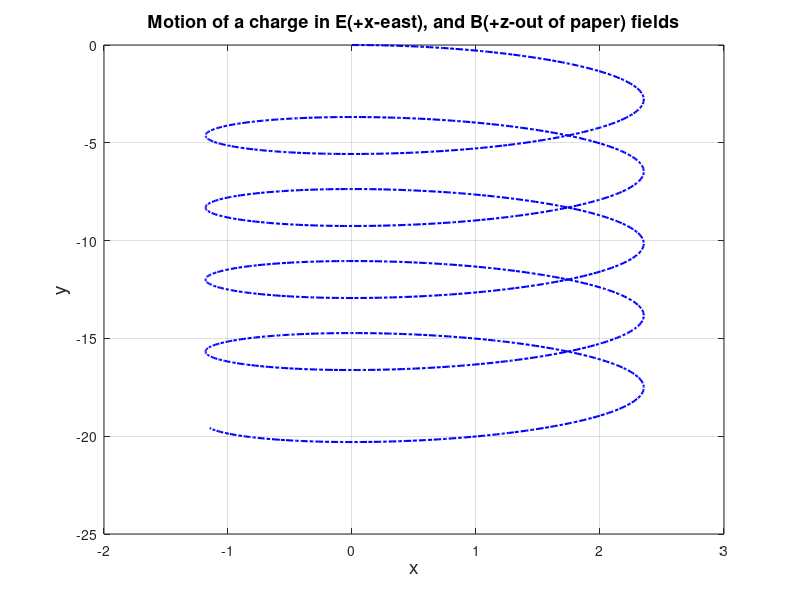

The MATLAB source for this figure:
%cycloid2d.m - plots the motion of a charged particle in the presence of
%electric (+x direction) and magnetic (+z direction) fields.
clear;
tmax=10;
q=1.6e-19; m=1.67e-27; %proton charge(Coulombs), proton mass (kg)
B0=3.13e-8; E0=5.5e-8; %B and E fields in Tesla & volts/meter
v0x=5; v0y=0.0; %initial x,y speeds in m/s
x0=0.0; y0=0.0; %initial x,y position (m)
f=atan(v0x/(v0y+E0/B0)); %the angle fi
wc=q*B0/m;               %cyclotron frequency
A=-sqrt(v0x^2+(v0y+E0/B0)^2)/wc;%(pick - sign for convenience) constant A
a=x0-A*cos(f); b=y0+A*sin(f);   %constants based on init conditions
t=[0:0.01:tmax];
x=A*cos(wc*t+f)+a; 
y=-A*sin(wc*t+f)-E0*t/B0+b;
plot(x,y,'b-.','LineWidth',1.5)
str=cat(2,'Motion of a charge in E(+x-east), and B(+z-out of paper) fields');
title(str,'FontSize',13), ylabel('y','FontSize',14)
xlabel('x','FontSize',14); grid on;
